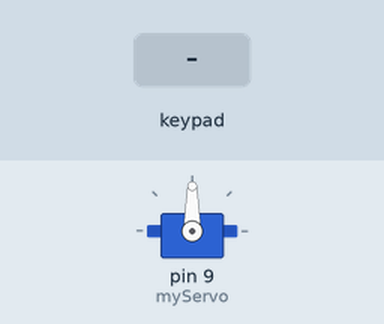
This sketch was run on a simulated Arduino Mega 2560, built with avr-gcc and run on an emulated ATmega2560. On the bench: servo. The test bench sets the inputs (shaded band).

Above: at 1.2 s.
1.3 s: key '*' pressed
At 2.1 s:
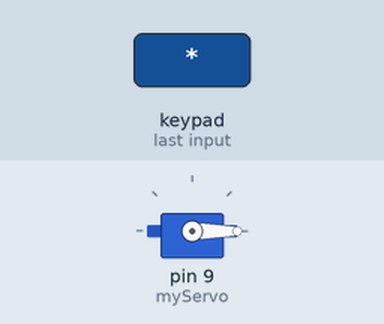
2.8 s: keypad keys 3 1 3 3 3 5 3 7 * pressed 0.4 s apart
At 7.0 s:
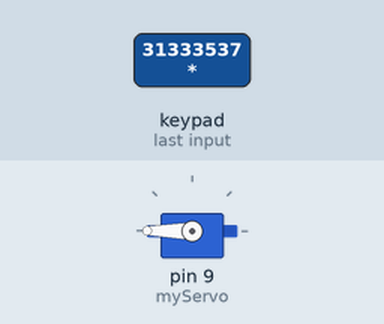
7.9 s: key '#' pressed
At 8.6 s:
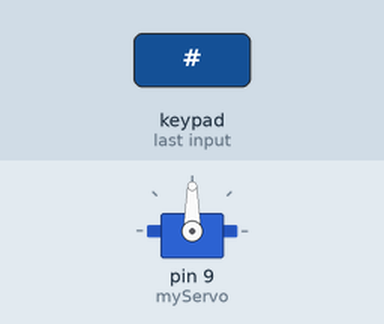
Timing chart, 0 to 10.9 s (numbered marks = the images above; inputs shaded):
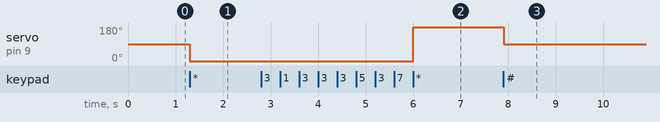

Measured:
- after the input at 1.3 s, servo on pin 9 (myServo): 90° → 0° at once
- after the input at 2.8 s, servo on pin 9 (myServo): 0° → 180° after 3.2 s
- after the input at 7.9 s, servo on pin 9 (myServo): 180° → 90° at once

The sketch:

2.ino
```cpp
#include <Keypad.h>
#include <Servo.h>

const byte ROWS = 4; //four rows
const byte COLS = 4; //four columns
char keys[ROWS][COLS] = {
  {'1', '2', '3', 'A'},
  {'6', '5', '4', 'B'},
  {'7', '8', '9', 'C'},
  {'*', '0', '#', 'D'}
};
char key = 0;
byte rowPins[ROWS] = {31, 33, 35, 37}; //connect to the row pinouts of the keypad
byte colPins[COLS] = {29, 27, 25, 23}; //connect to the column pinouts of the keypad

Keypad keypad = Keypad( makeKeymap(keys), rowPins, colPins, ROWS, COLS );

Servo myServo;  // create servo object to control a servo

String input = "";
int val;    // variable to read the value from the analog pin

void setup() {
  myServo.attach(9);  // attaches the servo on pin 9 to the servo object
}

void loop() {
  key = keypad.getKey();
  if (key == '#'){
    val = 90;
    input = "";
    myServo.write(val);
  }
  if (key == '*'){
    val = input.toInt();
    myServo.write(val);
    input = "";
  }
  if ( 48 <= key && key <= 57){
    input += key;
  }
}
```
